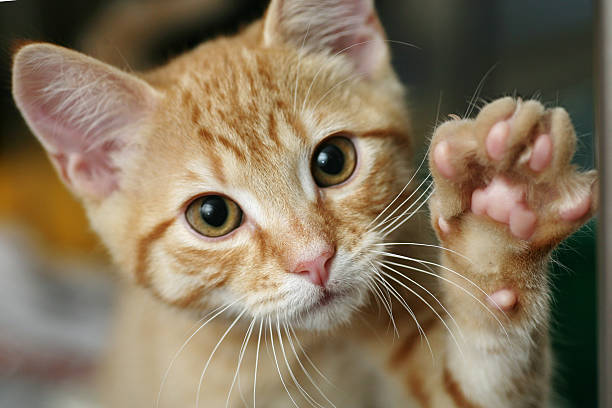
#> input picture image/cat.jpg, 612 x 408 px, found by its file name
$ python basic13.py
#> lines starting #> are read from the running program, lines starting #| are printed output that depends on the picture; after the words box and inside, x2 and y2 are one past the last pixel; in counts of white or black regions, pixels touching at a corner belong together
# ใส่ข้อความในภาพ (Text on Image)
# ใช้ฟังก์ชัน putText() ในการใส่ข้อความในภาพ
# putText(img, text, org, fontFace, fontScale, color[, thickness[, lineType[, bottomLeftOrigin]]]) → img
# ฟังก์ชัน cv2.putText() ใช้ในการใส่ข้อความในภาพ
# พารามิเตอร์
# img รูปภาพที่จะใส่ข้อความ
# text ข้อความที่จะใส่
# org พิกัดซ้ายบนของข้อความ
# fontFace แบบอักษร
# fontScale ขนาดอักษร
# color สีของอักษร
# thickness ความหนาของข้อความ
# lineType ชนิดของเส้นของอักษร
# bottomLeftOrigin ถ้าเป็น True พิกัดจะเป็นซ้ายล่าง ถ้าเป็น False พิกัดจะเป็นซ้ายบน

import cv2

# อ่านรูปภาพ
img = cv2.imread('Python OpenCV\image\cat.jpg') # รูปภาพจะถูกอ่านเป็นสี (Color) แบบ BGR (Blue-Green-Red)
#> img is the input picture: shape (408, 612, 3); mean B, G, R 92.2, 116.8, 133.4

# กำหนดขนาด
imgresize = cv2.resize(img,(700,700)) # กำหนดขนาดให้รูปภาพ 700x700 pixel
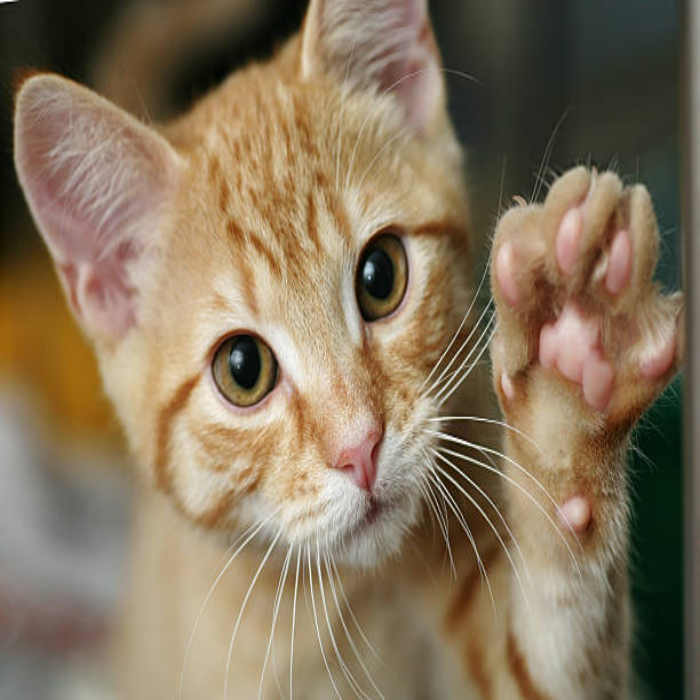
#> imgresize: shape (700, 700, 3); mean B, G, R 92.1, 116.6, 133.3

# กำหนดตำแหน่งของข้อความ
cv2.putText(imgresize, 'Cat', (150, 200), cv2.FONT_HERSHEY_SIMPLEX, 2.5, (0, 0, 255), 2, cv2.LINE_AA)
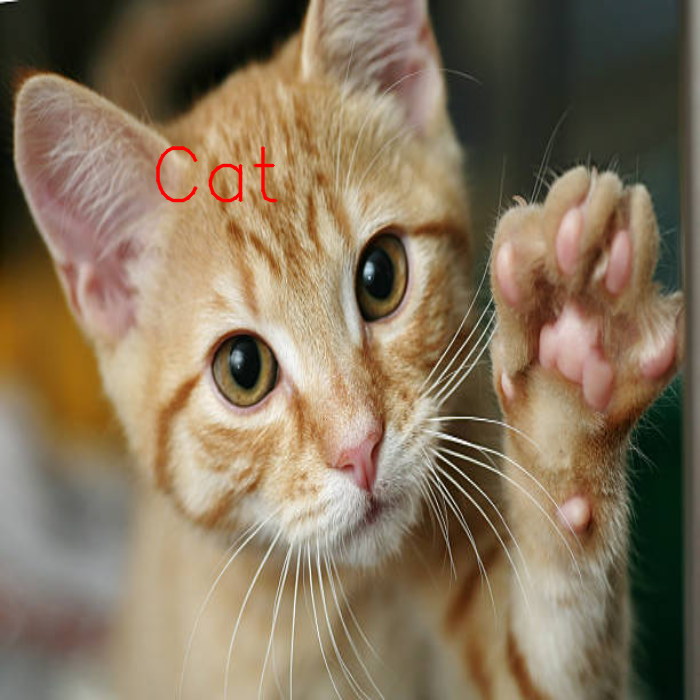
#> imgresize: shape (700, 700, 3); 0.32% of pixels changed, all inside (x1, y1, x2, y2) = (155, 146, 278, 203)
 # ใส่ข้อความ Cat ในภาพ และกำหนดตำแหน่ง 150,200 และกำหนดสีเป็นสีแดง (0,0,255) และกำหนดความหนาของข้อความเป็น 2 pixel
 # และกำหนดชนิดของเส้นของอักษรเป็น cv2.LINE_AA (Anti-aliased line)

# แสดงรูปภาพ
cv2.imshow('Cat', imgresize)
cv2.waitKey(0)
cv2.destroyAllWindows()

$ run again, with image/boy.jpg copied over image/cat.jpg
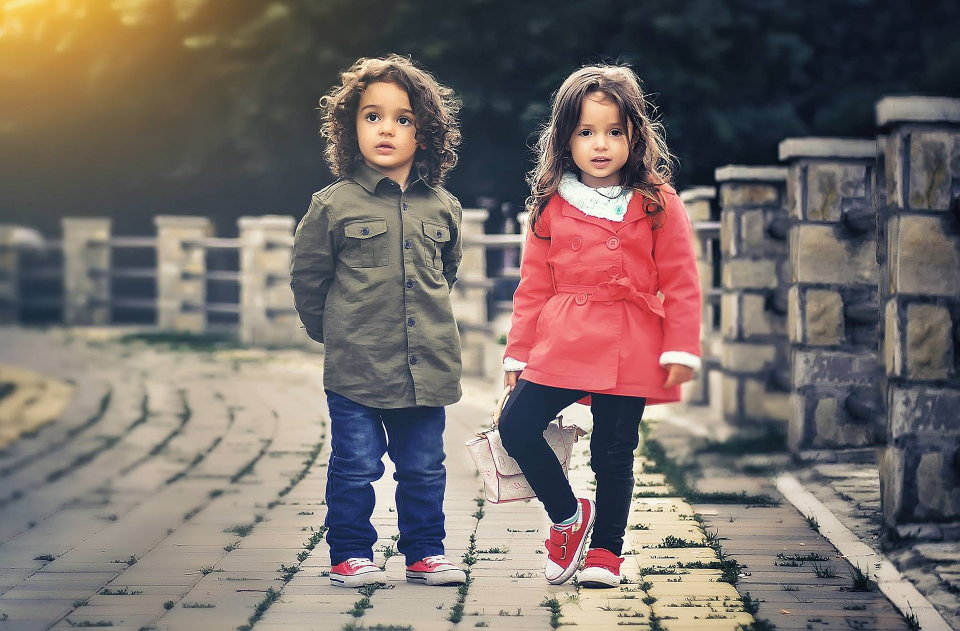
#> input picture image/boy.jpg, 1920 x 1262 px, found by its file name (shown at 1/2 size)
#> img is the input picture: shape (1262, 1920, 3); mean B, G, R 105.4, 109.2, 119.6
#> `imgresize = cv2.resize(img,(700,700))`:
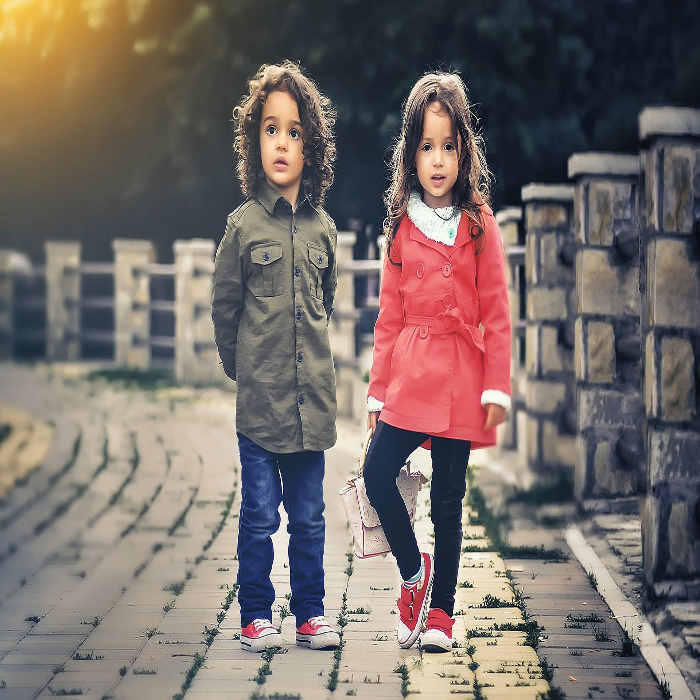
#> imgresize: shape (700, 700, 3); mean B, G, R 105.3, 109.1, 119.5
#> `cv2.putText(imgresize, 'Cat', (150, 200), cv2.FONT_HERSHEY_SIMPLEX, 2...`:
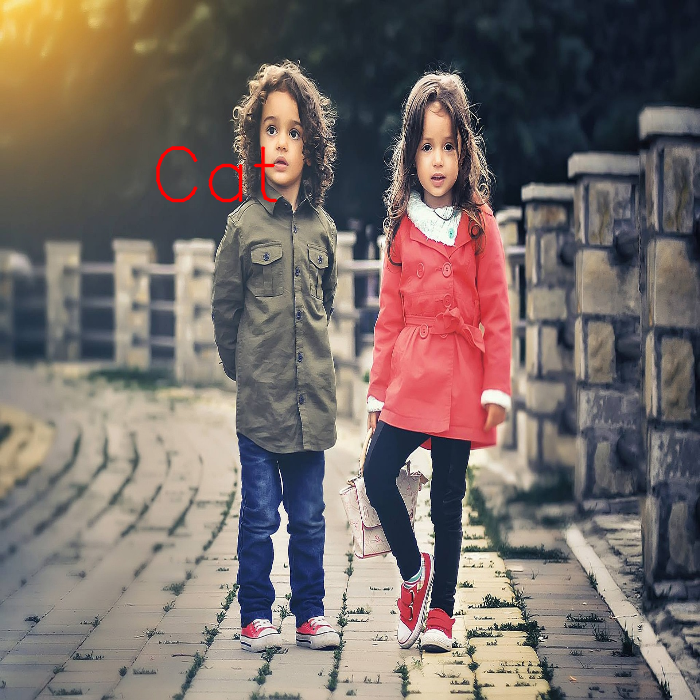
#> imgresize: shape (700, 700, 3); 0.32% of pixels changed, all inside (x1, y1, x2, y2) = (155, 146, 278, 203)
